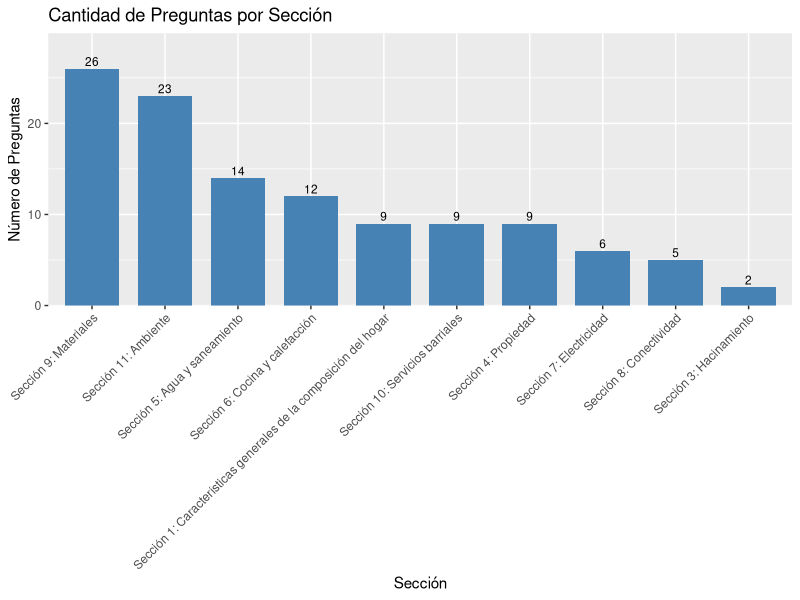
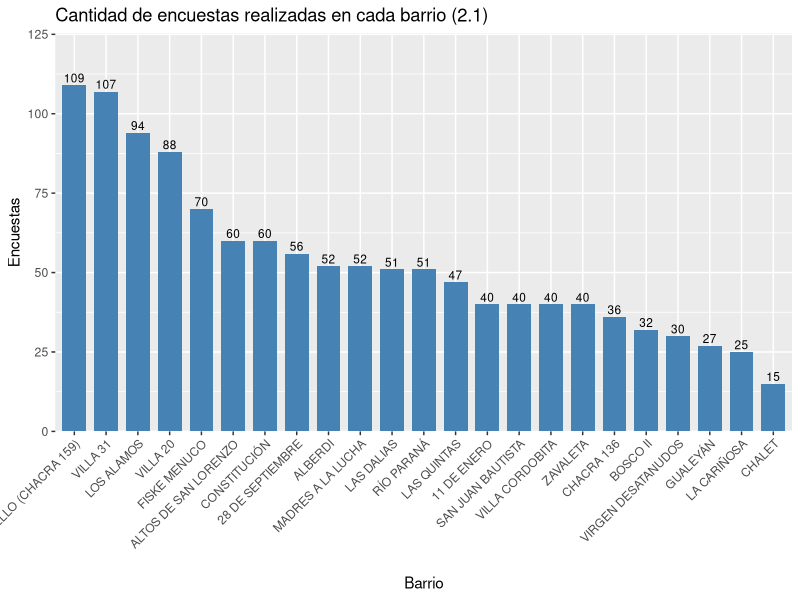
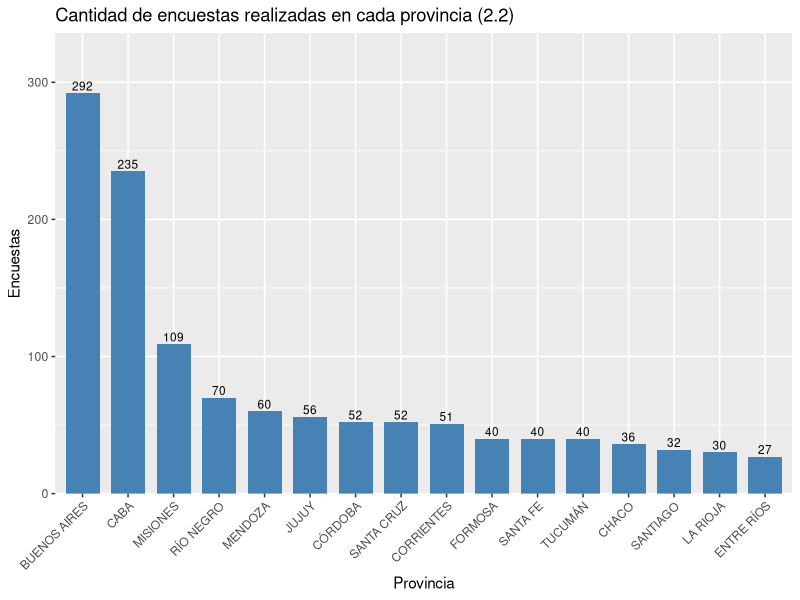

Source code (R) for these figures, in order:
## ---- chunk 1
# setup
knitr::opts_chunk$set(message = FALSE, warning = FALSE, echo = FALSE)
## ---- chunk 2
# Lista de librerías
packages <- c("readxl", "dplyr", "tidyr", "data.table", "stringr", "ggplot2")

# Installación de librerías
installed_packages <- packages %in% rownames(installed.packages())
if (any(installed_packages == FALSE)) {install.packages(packages[!installed_packages],repos = "http://cran.us.r-project.org")}

# Carga de librerías
invisible(lapply(packages, library, character.only = TRUE))
## ---- chunk 3
# Tratamiento de columnas/variables de datos de encuestas por encabezados multiple
dh <- read_excel(path = "./Datos_LP.xlsx", n_max = 3, col_names = FALSE) 
dh <- dh %>% transpose() %>% fill(V1, V2, V3, .direction = "down")
colnames(dh) <-c("SECCIONES", "REFERENCIA", "PREGUNTA")
dh <- dh[-1:-3,]
dh <- dh %>% group_by(PREGUNTA) %>% mutate(ID = row_number(PREGUNTA))
dh$ID <- paste(dh$REFERENCIA, dh$ID, sep = "_")
dh$ID <- paste("id", dh$ID, sep = "_")
## ---- chunk 4
# Nuevos nombres de columnas de datos de encuestas
cn2 <- dh %>% transpose()
cn2 <- cn2[4,]
cn1 <- c("ORDEN", "PROVINCIA", "BARRIO")
col_names <- c(cn1, cn2) %>% as.character()
## ---- chunk 5
# Carga de datos encuesta
df <- read_excel(path = "./Datos_LP.xlsx", skip = 3, col_names = col_names) %>% data.frame() %>% arrange(ORDEN)
df$BARRIO = str_to_upper(df$BARRIO)
df$PROVINCIA = str_to_upper(df$PROVINCIA)
## ---- chunk 6
# Cantidad de preguntas por sección
dh_secciones <- dh %>% 
  group_by(SECCIONES) %>% 
  summarize("TOTAL PREGUNTAS" = n()) %>% 
  arrange(desc(`TOTAL PREGUNTAS`))
# Gráfico de datos
ggplot(dh_secciones) +
  aes(x = reorder(SECCIONES, -`TOTAL PREGUNTAS`), y = `TOTAL PREGUNTAS`) + 
  geom_col(fill = "steelblue", width = 0.75) +
  scale_y_continuous(expand = expansion(mult = c(0, 0.15))) + 
  geom_text(aes(label = `TOTAL PREGUNTAS`), vjust = -0.3, size = 3) +
  labs(x = "Sección", y = "Número de Preguntas", title = "Cantidad de Preguntas por Sección") +
  theme(axis.text.x = element_text(angle = 45, hjust = 1))
## ---- chunk 7
# Cantidad de encuestas por barrio
df_barrios <- df %>% 
  group_by(BARRIO) %>% 
  summarize("TOTAL ENCUESTAS" = n()) %>% 
  arrange(desc(`TOTAL ENCUESTAS`))

# Gráfico de datos
ggplot(df_barrios) +
  aes(x = reorder(BARRIO, -`TOTAL ENCUESTAS`), y = `TOTAL ENCUESTAS`) + 
  geom_col(fill = "steelblue", width = 0.75) +
  scale_y_continuous(expand = expansion(mult = c(0, 0.15))) + 
  geom_text(aes(label = `TOTAL ENCUESTAS`), vjust = -0.3, size = 3) +
  labs(x = "Barrio", y = "Encuestas", title = "Cantidad de Encuestas por Barrio") +
  ggtitle("Cantidad de encuestas realizadas en cada barrio (2.1)") +
  theme(axis.text.x = element_text(angle = 45, hjust = 1))


# Cantidad de encuestas por provincia
df_provincia <- df %>% 
  group_by(PROVINCIA) %>% 
  summarize("TOTAL ENCUESTAS" = n()) %>% 
  arrange(desc(`TOTAL ENCUESTAS`))
# Gráfico de datos
ggplot(df_provincia) +
  aes(x = reorder(PROVINCIA, -`TOTAL ENCUESTAS`), y = `TOTAL ENCUESTAS`) + 
  geom_col(fill = "steelblue", width = 0.75) +
  scale_y_continuous(expand = expansion(mult = c(0, 0.15))) + 
  geom_text(aes(label = `TOTAL ENCUESTAS`), vjust = -0.3, size = 3) +
  labs(x = "Provincia", y = "Encuestas", title = "Cantidad de Encuestas por Provincia") +
  ggtitle("Cantidad de encuestas realizadas en cada provincia (2.2)") +
  theme(axis.text.x = element_text(angle = 45, hjust = 1))
## ---- chunk 8
# Muestra Seccion y pregunta del dataframe de encuestas
dh %>% filter(grepl("5.1", REFERENCIA))
# Muestra exploratoria de respuestas del dataframe de encuestas
df %>% group_by(id_5.1_1) %>% summarise("TOTAL" = n())

# Muestra Seccion y pregunta del dataframe de encuestas
dh %>% filter(grepl("6.1", REFERENCIA))
# Muestra exploratoria de respuestas del dataframe de encuestas
df %>% group_by(id_6.1_1, id_6.1_2, id_6.1_3, id_6.1_4, id_6.1_5) %>% summarise("TOTAL" = n())

# Muestra Seccion y pregunta del dataframe de encuestas
dh %>% filter(grepl("7.1", REFERENCIA))
# Muestra exploratoria de respuestas del dataframe de encuestas
df %>% group_by(id_7.1_1) %>% summarise("TOTAL" = n())
## ---- chunk 9
# Selección de datos
df_servicios <- df %>% select(ORDEN, PROVINCIA, BARRIO, id_5.1_1, id_6.1_1, id_6.1_2, id_6.1_3, id_6.1_4, id_6.1_5, id_7.1_1)
# Tratamiento de datos
df_servicios <- df_servicios %>% 
  mutate("poseeAgua"=ifelse(grepl("A través de una conexión con medidor a la red pública ", id_5.1_1), 1, 0)) %>%
  mutate("poseeGas"=ifelse(grepl("Gas natural (red de gas)", id_6.1_1), 1, 0)) %>%
  mutate("poseeElectricidad"=ifelse(grepl("Conexión a través de un medidor a la red eléctrica", id_7.1_1), 1, 0))
df_servicios$poseeServicios = df_servicios$poseeAgua + df_servicios$poseeGas + df_servicios$poseeElectricidad
df_servicios <- df_servicios %>% select(ORDEN, PROVINCIA, BARRIO, poseeServicios)
## ---- chunk 10
# Agrupación de datos y suma de encuestas con filtro
df_servicios%>% 
  filter(poseeServicios == 0) %>% 
  group_by(BARRIO) %>% 
  summarise("FAMILIAS SIN SERVICIOS" = n()) %>%
  arrange(desc(`FAMILIAS SIN SERVICIOS`))
## ---- chunk 11
df_servicios %>%
  mutate(
    todos = ifelse(poseeServicios == 3, 1, 0),
    ninguno = ifelse(poseeServicios == 0, 1, 0)
  ) %>%
  summarize("Familias con los 3 servicios" = sum(todos),
            "Familias sin servicios" = sum(ninguno),
            "Total" = n())
## ---- chunk 12
# Muestra Seccion y pregunta del dataframe de encuestas
dh %>% filter(grepl("7.1", REFERENCIA))

# Muestra exploratoria de respuestas del dataframe de encuestas
df %>% group_by(id_7.1_1) %>% summarise("TOTAL" = n())

# Muestra Seccion y pregunta del dataframe de encuestas
dh %>% filter(grepl("7.3", REFERENCIA))

# Muestra exploratoria de respuestas del dataframe de encuestas
df %>% group_by(id_7.3_1) %>% summarise("TOTAL" = n())
## ---- chunk 13
# Selección de datos
df_quema <- df %>% select(ORDEN, PROVINCIA, BARRIO, id_7.1_1, id_7.3_1)
df_quema %>%
  mutate(
    perdidas = ifelse(id_7.3_1 != "No", 1, 0),
    perdidas_informal = ifelse(id_7.1_1 == "Conexión sin medidor a una red eléctrica (“informal”)" & perdidas == 1, 1, 0),
  ) %>%
  summarize("Familias con conexion informal" = sum(perdidas_informal),
            "Total" = sum(perdidas))
## ---- chunk 14
# Muestra Seccion y pregunta del dataframe de encuestas
dh %>% filter(grepl("4.3", REFERENCIA))
# Muestra exploratoria de respuestas del dataframe de encuestas
df %>% group_by(id_4.3_1) %>% summarise("TOTAL" = n())
## ---- chunk 15
# Selección de datos
df_propiedad <- df %>% select(ORDEN, PROVINCIA, BARRIO, id_4.3_1)

# Tratamiendo de datos
df_propiedad <- df_propiedad %>% 
  group_by(PROVINCIA, BARRIO, id_4.3_1) %>%
  tally() %>%
  pivot_wider(names_from = id_4.3_1, values_from = n)

# Muestra de datos
df_propiedad
## ---- chunk 16
# Muestra de medidas características
df_propiedad[3:7] %>% 
  summary()
## ---- chunk 17
# Muestra Seccion y pregunta del dataframe de encuestas
dh %>% filter(grepl("4.4.2", REFERENCIA))

# Muestra exploratoria de respuestas del dataframe de encuestas
df %>% group_by(id_4.3_1, id_4.4.2_1) %>% summarise("TOTAL" = n())
## ---- chunk 18
# Selección de datos
df_costo<- df %>% 
  select(ORDEN, PROVINCIA, BARRIO, id_4.3_1, id_4.4.2_1)
## ---- chunk 19
# Muestra de medidas características sobre la distrubución de encuestas en barrios según filtro anterior
df_costo %>% 
  filter(grepl("Alquilado", id_4.3_1)) %>%
  select(id_4.4.2_1) %>%
  summary()
## ---- chunk 20
# Muestra Seccion y pregunta del dataframe de encuestas
dh %>% filter(grepl("10.6.2", REFERENCIA))
# Muestra exploratoria de respuestas del dataframe de encuestas
df %>% group_by(id_10.6.2_1, id_10.6.2_2, id_10.6.2_3) %>% summarise("TOTAL" = n())
## ---- chunk 21
# Selección de datos
df_plagas <- df %>% 
  select(ORDEN, PROVINCIA, BARRIO, id_10.6.2_1, id_10.6.2_2, id_10.6.2_3)
## ---- chunk 22
# Muestra Seccion y pregunta del dataframe de encuestas
dh %>% filter(grepl("11.9.2", REFERENCIA))

# Muestra exploratoria de respuestas del dataframe de encuestas
df %>% group_by(id_11.9.2_1) %>% summarise("TOTAL" = n())
## ---- chunk 23
# Selección de datos
df_recolección <- df %>% select(ORDEN, PROVINCIA, BARRIO, id_11.9.2_1)

# Tratamiendo de datos
df_recolección <- df_recolección %>% 
  group_by(PROVINCIA, BARRIO, id_11.9.2_1) %>%
  tally() %>%
  pivot_wider(names_from = id_11.9.2_1, values_from = n)
## ---- chunk 24
# Muestra de medidas características
df_recolección[3:6] %>% 
  summary()
## ---- chunk 25
# Muestra Seccion y pregunta del dataframe de encuestas
dh %>% filter(grepl("5.3", REFERENCIA))

# Muestra exploratoria de respuestas del dataframe de encuestas
df %>% group_by(id_5.3_1) %>% summarise("TOTAL" = n())

# Muestra Seccion y pregunta del dataframe de encuestas
dh %>% filter(grepl("3.2", REFERENCIA))

# Muestra exploratoria de respuestas del dataframe de encuestas
df %>% group_by(id_3.2_1) %>% summarise("TOTAL" = n())
## ---- chunk 26
# Selección de datos
df_agua <- df %>% 
  select(ORDEN, PROVINCIA, BARRIO, id_5.3_1, id_3.2_1)

## ---- chunk 27
# Muestra Seccion y pregunta del dataframe de encuestas
dh %>% filter(grepl("1.9", REFERENCIA))

# Muestra exploratoria de respuestas del dataframe de encuestas
df %>% group_by(id_1.9_1) %>% summarise("TOTAL" = n())

# Muestra Seccion y pregunta del dataframe de encuestas
dh %>% filter(grepl("8.4", REFERENCIA))

# Muestra exploratoria de respuestas del dataframe de encuestas
df %>% group_by(id_8.4_1) %>% summarise("TOTAL" = n())
## ---- chunk 28
# Selección de datos
df_tablets <- df %>% 
  select(ORDEN, PROVINCIA, BARRIO, id_1.9_1, id_8.4_1)
